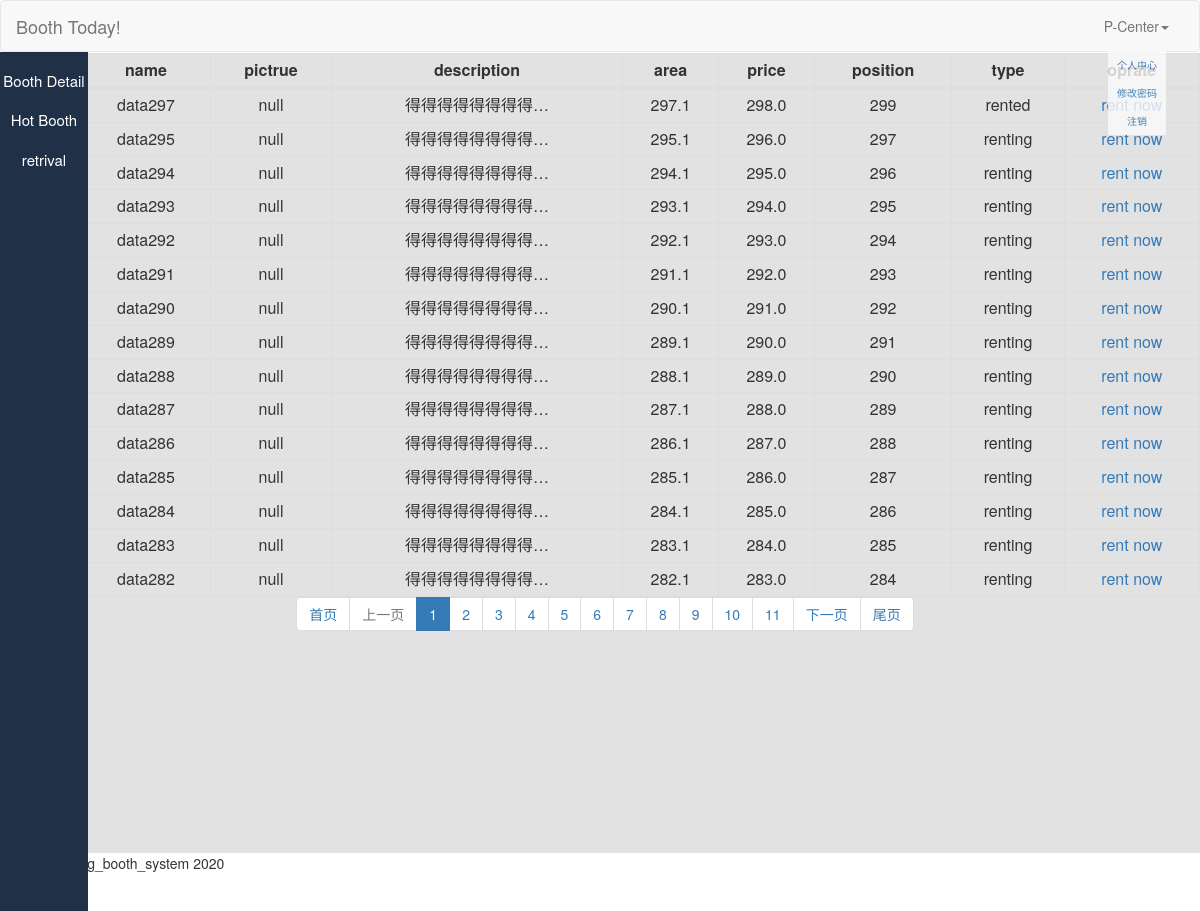
Screenshot of /booth/ (signed in) with the database file from the repository.
### booth/models.py (models this page shows, shortened)
class booth(models.Model):
    name = models.CharField(max_length=32,verbose_name='BoothName')
    pictrue = models.ImageField(upload_to = 'static/img/')
    description = models.TextField(verbose_name='about booth')
    area = models.FloatField(verbose_name='area')
    price = models.FloatField(verbose_name='price')
    position = models.CharField(max_length=64,verbose_name='position')
    create_at = models.DateTimeField(auto_now_add=True,verbose_name='online time')
    class Meta:
        verbose_name = 'booth'
        verbose_name_plural = verbose_name
        ordering = ('-create_at',)
    def __str__(self):
        return str(self.name)

class booth_status(models.Model):
    type_choice = (
        ('rented','rented'),
        ('renting','renting'),
        ('delay','delay')
    )
    status_choices = (
        ('checking','checking'),
        ('pass','pass'),
        ('refused','refused'),
        ('uncheck','uncheck')
    )
    user_id = models.ForeignKey(User, on_delete=models.CASCADE, verbose_name='user id',null=True)
    booth_id = models.ForeignKey(booth, on_delete=models.CASCADE, verbose_name='booth id',null=True)
    status = models.CharField(max_length=12, verbose_name='status',choices=status_choices,default='uncheck',null=True)
    type = models.CharField(max_length=12,verbose_name='type',choices=type_choice,default='renting',null=True)
    time = models.IntegerField(verbose_name='length of lease',null=True)
    deadline = models.DateTimeField(verbose_name='deadline',null=True)
    class Meta:
        verbose_name = 'status'
        verbose_name_plural = verbose_name
        ordering = ('type', '-deadline')
    @property
    def is_deadline(self):
        now = timezone.now()
        if self.deadline < now:
            return False
        else:
            print(self.deadline,now)
            print(self.booth_id)
            return True

### booth/views.py (the view)
# urls.py: path('',views.booth,name='BoothRenting'),
@login_required()
def booth(request):
    user_id = request.session['_auth_user_id']
    user_info = User.objects.filter(id=user_id).values()[0]
    booth_info = models.booth.objects.all()
    data = {
        'data':[],
        'user_info':user_info
    }
    for row in booth_info:
        if models.booth_status.objects.filter(booth_id_id=row.id).count() == 0 or models.booth_status.objects.filter(booth_id_id=row.id).first().is_deadline:
            try:
                type = row.booth_status_set.filter(booth_id_id=row.id).values()[0]['type']
                status = row.booth_status_set.filter(booth_id_id=row.id).values()[0]['status']
            except:
                type = 'renting'
                status = 'uncheck'
            try:
                deadline = row.booth_status_set.filter(booth_id_id=row.id).values()[0]['deadline'].date()
            except:
                deadline = datetime.datetime.now()
            if status == 'uncheck':
                data['data'].append([row.id,row.name,row.pictrue,row.description,row.area,row.price,row.position,type])
        else:
            models.booth_status.objects.filter(booth_id_id=row.id).update(type='renting',status='uncheck')
            data['data'].append([row.id, row.name, row.pictrue, row.description, row.area, row.price, row.position, type])
    page_count = len(data['data'])
    current_page_num = request.GET.get("page")
    pagination = Pagination(current_page_num, page_count, request, per_page_num=15)
    data['data'] = data['data'][pagination.start:pagination.end]
    data["pagination"]= pagination
    return render(request, 'booth.html',data)

### booth/utils.py (called while the page is built)
    @property
    def start(self):
        return (self.current_page_num - 1) * self.per_page_num

    @property
    def end(self):
        return self.current_page_num * self.per_page_num

### templates/booth.html (shortened to what this page needs)
{% extends 'base.html' %}
    {% block tabel %}
        <table class="table table-bordered table-hover table-condensed" style="text-align: center;margin-bottom: 0px;">
            <thead>
                <tr>
                    <th style="text-align: center">id</th>
                    <th style="text-align: center">name</th>
                    <th style="text-align: center">pictrue</th>
                    <th style="text-align: center">description</th>
                    <th style="text-align: center">area</th>
                    <th style="text-align: center">price</th>
                    <th style="text-align: center">position</th>
                    <th style="text-align: center">type</th>
                    <th style="text-align: center">oprate</th>
                </tr>
            </thead>
            <tbody>
                {% for row in data %}
                    <tr>
                        <td>{{ row.0 }}</td>
                        <td>{{ row.1 }}</td>
                        <td>{{ row.2 | truncatechars:9 }}</td>
                        <td>{{ row.3 | truncatechars:9 }}</td>
                        <td>{{ row.4 }}</td>
                        <td>{{ row.5 }}</td>
                        <td>{{ row.6 }}</td>
                        <td>{{ row.7 }}</td>
                        <td><a href="{% url 'booth_view:RentingId' row.0 %}">rent now</a></td>
                    </tr>
                {% endfor %}
            </tbody>
        </table>
        <div style="text-align: center">
            <ul class="pagination" style="margin-top: 0px;">
                {{ pagination.page_html|safe }}
            </ul>
        </div>
    {% endblock %}

### static/layout.css (style rules this page uses)
* { margin: 0; padding: 0; }

### templates/base.html (style rules this page uses)
ul { list-style: none; }

### rows the page displays
booth: name "data297", pictrue "null", description "得得得得得得得得…", area "297.1", price "298.0", position "299"
booth_status: type "rented"
booth: name "data295", pictrue "null", description "得得得得得得得得…", area "295.1", price "296.0", position "297"
booth: name "data294", pictrue "null", description "得得得得得得得得…", area "294.1", price "295.0", position "296"
booth: name "data293", pictrue "null", description "得得得得得得得得…", area "293.1", price "294.0", position "295"
booth: name "data292", pictrue "null", description "得得得得得得得得…", area "292.1", price "293.0", position "294"
booth: name "data291", pictrue "null", description "得得得得得得得得…", area "291.1", price "292.0", position "293"
booth: name "data290", pictrue "null", description "得得得得得得得得…", area "290.1", price "291.0", position "292"
booth: name "data289", pictrue "null", description "得得得得得得得得…", area "289.1", price "290.0", position "291"
booth: name "data288", pictrue "null", description "得得得得得得得得…", area "288.1", price "289.0", position "290"
booth: name "data287", pictrue "null", description "得得得得得得得得…", area "287.1", price "288.0", position "289"
booth: name "data286", pictrue "null", description "得得得得得得得得…", area "286.1", price "287.0", position "288"
booth: name "data285", pictrue "null", description "得得得得得得得得…", area "285.1", price "286.0", position "287"
booth: name "data284", pictrue "null", description "得得得得得得得得…", area "284.1", price "285.0", position "286"
booth: name "data283", pictrue "null", description "得得得得得得得得…", area "283.1", price "284.0", position "285"
booth: name "data282", pictrue "null", description "得得得得得得得得…", area "282.1", price "283.0", position "284"

### other values shown
{{ row.7 }} "renting" "renting" "renting" "renting" "renting" "renting" "renting" "renting" "renting" "renting" "renting" "renting" "renting" "renting"
{{ pagination.page_html|safe }} "首页 上一页 1 2 3 4 5 6 7 8 9 10 11 下一页 尾页"
